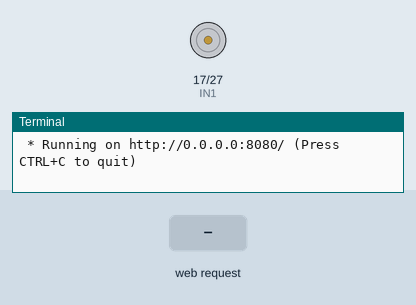
Recording of a program running on a simulated Raspberry Pi (BCM pin numbers). On the bench: motor-driver pin pairs drawn as motors (green arrow = first pin HIGH = forward, orange = second pin HIGH = backward, longer = more drive), the last lines printed to the terminal. The inputs (shaded band) are chosen by the test bench. The clock reads 2024-03-15 10:24:30 at power-on unless the program sets it.

Above: at 1.2 s.
1.3 s: HTTP request for /gpio/set received with the fields action=bypass
At 1.6 s:
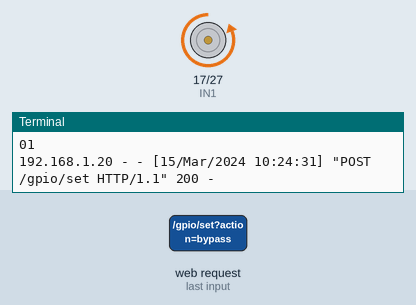
2.8 s: HTTP request for /gpio/set received with the fields action=reset
At 3.2 s:
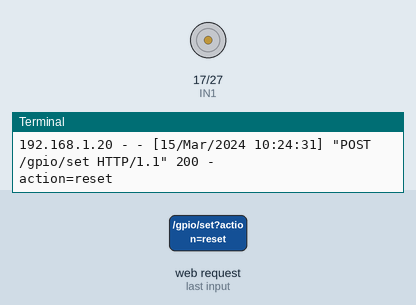
Timing chart, 0 to 5.8 s (numbered marks = the images above; inputs shaded):
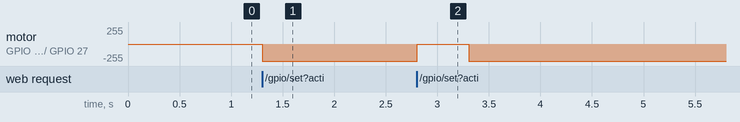

Measured:
- after the input at 1.3 s, motor on GPIO 17 (IN1) / GPIO 27 (IN2): stopped → backward 255/255 at once
- after the input at 2.8 s, motor on GPIO 17 (IN1) / GPIO 27 (IN2): backward 255/255 → stopped at once, → backward 255/255 0.50 s later

The program:

app_gpio.py
```python
#!/usr/bin/env python

import atexit
import time
from bottle import abort, get, post, request, route, run, static_file
import RPi.GPIO as g

IN1 = 17  # RPi gpio for relay #1
IN2 = 27
ACTIVE = g.LOW
INACTIVE = g.HIGH

def gpio_status():
    status = str(g.input(IN1)) + str(g.input(IN2))
    print(status)
    return status + "\n"

@route('/gpio')
def gpio_static():
    return static_file('index.html', root='.')

@route('/gpio/get')
def gpio_get():
    return gpio_status()

@post('/gpio/set')
def gpio_set():
    action = request.forms.get('action')
    print(f'action={action}')
    if action == 'debug':
        g.output(IN1, INACTIVE)
    elif action == 'bypass':
        g.output(IN1, ACTIVE)
    elif action == 'reset':
        g.output(IN2, ACTIVE)
        time.sleep(0.5)
        g.output(IN2, INACTIVE)
    else:
        abort(400, "Invalid argument")
    return gpio_status()

g.setmode(g.BCM)
g.setup([IN1, IN2], g.OUT, initial=g.HIGH)  # relay is active-low
atexit.register(g.cleanup, [IN1, IN2])
run(host='0.0.0.0', port=8080)
```
